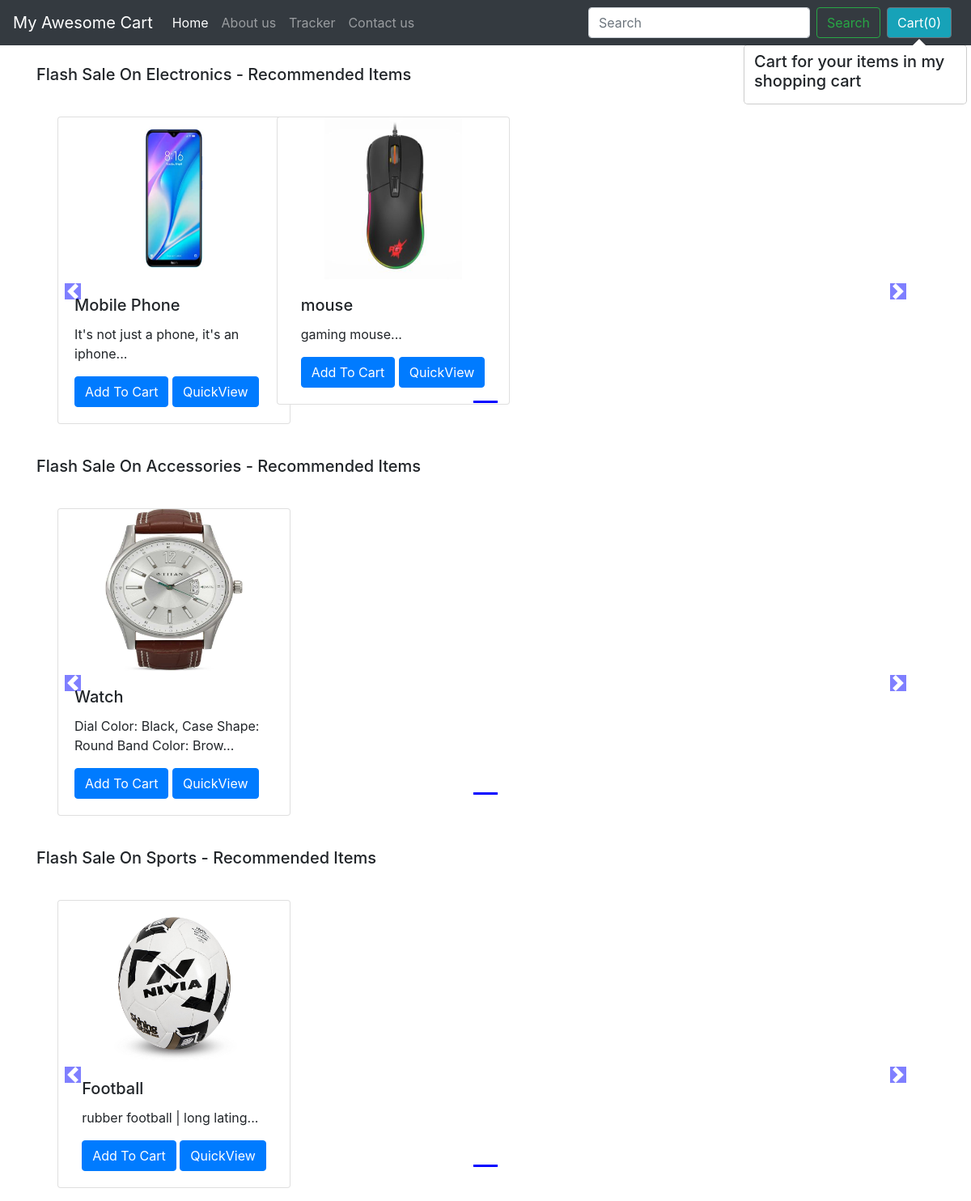
The app's page /shop/ with its own data.
### shop/models.py (models this page shows)
class Product(models.Model):
    product_id = models.AutoField
    product_name = models.CharField(max_length=50, default="")
    desc = models.CharField(max_length=300)
    pub_date = models.DateField()
    category = models.CharField(max_length=50, default="")
    subcategory = models.CharField(max_length=50, default="")
    price = models.IntegerField(default=0)
    image = models.ImageField(upload_to="shop/images", default="")
    def __str__(self):
        return self.product_name

### shop/views.py (the view)
# urls.py: path('',views.index),
def index(request):
    products = Product.objects.all()
    print(products)
    allProds = []
    catprods = Product.objects.values('category', 'id')
    cats = {item['category'] for item in catprods}
    for cat in cats:
        prod = Product.objects.filter(category=cat)
        n = len(products)
        nSlides = n // 4 + ceil((n / 4) - (n // 4))
        allProds.append([prod, range(1, nSlides), nSlides])
    params= {'allProds':allProds}
    return render(request, 'shop/index.html', params)

### shop/templates/shop/index.html (shortened to what this page needs)
{% extends 'shop/basic.html' %}
{% block body %}
{% load static %}
<div class="container">
    {% for product, range, nSlides in allProds %}
    <h5 class="my-4">Flash Sale On {{product.0.category}} - Recommended Items</h5>
    <div class="row">
        <div id="demo{{forloop.counter}}" class="col carousel slide my-3" data-ride="carousel">
            <ul class="carousel-indicators">
                <li data-target="#demo{{forloop.counter}}" data-slide-to="0" class="active"></li>
            </ul>
            <div class="container carousel-inner no-padding">
                <div class="carousel-item active">
                    {% for i in product %}
                    <div class="col-xs-3 col-sm-3 col-md-3">
                        <div class="card align-items-center" style="width: 18rem;">
                            <img src='/media/{{i.image}}' class="card-img-top" alt="...">
                            <div class="card-body">
                                <h5 class="card-title" id="namepr{{i.id}}">{{i.product_name}}</h5>
                                <p class="card-text">{{i.desc|slice:"0:53"}}...</p>
                                <span id="divpr{{i.id}}" class="divpr">
                                    <button id="pr{{i.id}}" class="btn btn-primary cart">Add To Cart</button>
                                </span>
                                <a href="/shop/products/{{i.id}}"><button id="qv{{i.id}}" class="btn btn-primary cart">QuickView</button></a>
                            </div>
                        </div>
                    </div>
                    {% endfor %}
                </div>
            </div>
        </div>
        <a class="carousel-control-prev" href="#demo{{forloop.counter}}" data-slide="prev">
            <span class="carousel-control-prev-icon"></span>
        </a>
        <a class="carousel-control-next" href="#demo{{forloop.counter}}" data-slide="next">
            <span class="carousel-control-next-icon"></span>
        </a>
    </div>
    {% endfor %}
</div>
{% endblock %}

### records on screen
Product: category "Electronics", image (picture), product_name "Mobile Phone", desc "It's not just a phone, it's an iphone"
Product: image (picture), product_name "mouse", desc "gaming mouse"
Product: category "Accessories", image (picture), product_name "Watch", desc "Dial Color: Black, Case Shape: Round Band Color: Brow"
Product: category "Sports", image (picture), product_name "Football", desc "rubber football | long lating"
